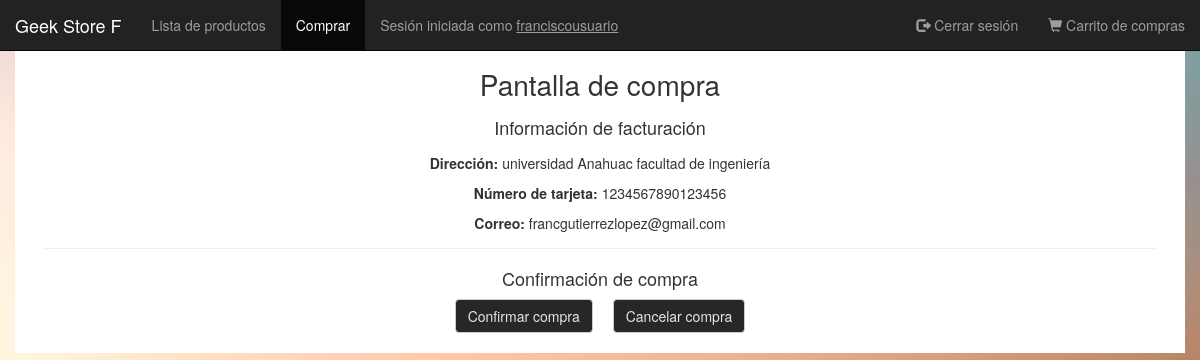
/php/pantalla_de_compra.php (signed in), run on the app's committed database.
### tables this page shows
CREATE TABLE `usuario` (
  `id_usuario` int(11) NOT NULL,
  `nombre_usuario` varchar(100) DEFAULT NULL,
  `fecha_nacimiento` date DEFAULT NULL,
  `correo` varchar(100) DEFAULT NULL,
  `contrasena` varchar(100) DEFAULT NULL,
  `numero_tarjeta` varchar(100) DEFAULT NULL,
  `direccion` varchar(255) DEFAULT NULL,
  `super_usuario` tinyint(1) DEFAULT 0
);

### php/pantalla_de_compra.php (the view, shortened to what this page needs)
<?php
$id_usuario=$_SESSION['sesion_personal']['id'];
$vaciar_carrito=$_GET['v'];
$con = mysqli_connect("localhost", "root", "", "tienda_online");
if (mysqli_connect_errno()) :
    echo "Failed to connect to MySQL: " . mysqli_connect_error();
else:
    $usuario=[];
    $result = mysqli_query($con, "SELECT * FROM usuario WHERE id_usuario=".$id_usuario.";");
    while ($row = mysqli_fetch_array($result)):
        array_push($usuario, array(
            "correo"=>$row['correo'],
            "n_tarjeta"=>$row['numero_tarjeta'],
            "direccion"=>$row['direccion']
        ));
    endwhile;
endif;
?>
<!DOCTYPE html>
<html lang="es">
<head>
    <?php include "head_html.php"?>
    <link rel="stylesheet" href="../css/normalize.css">
    <link rel="stylesheet" href="../css/estilo_generico.css">
    <link rel="stylesheet" href="../css/styles-pantalla_compra.css">
</head>
<header>
    <nav class="navbar navbar-inverse navbar-fixed-top">
        <div class="container-fluid">
            <div class="navbar-header">
                <a class="navbar-brand" href="../index.php">Geek Store F</a>
            </div>
            <div class="collapse navbar-collapse" id="myNavbar">
                <ul class="nav navbar-nav">
                    <li><a href="../index.php">Lista de productos</a></li>
                    <li class="active">
                        <a href="#">Comprar</a>
                    </li>
                    <li><span class="navbar-text">Sesión iniciada como <a href="../php/perfil.php"
                                class="navbar-link"><u><?=$_SESSION['sesion_personal']['nombre']?></u></a></span></li>
                </ul>
                <ul class="nav navbar-nav navbar-right">
                    <li>
                        <a href="../php/cerrar_sesion.php"><span class="glyphicon glyphicon-log-out"></span> Cerrar
                            sesión</a>
                    </li>
                    <li>
                        <a href="../php/carrito.php"><span class="glyphicon glyphicon-shopping-cart"></span> Carrito
                            de compras</a>
                    </li>
                </ul>
            </div>
        </div>
    </nav>
</header>
<body class="container">
    <h1>Pantalla de compra</h1>
    <h4>Información de facturación</h4>
    <div class="info-producto"><br>
    <div class="centrar-texto">
    <p><b>Dirección:</b> <?= $usuario[0]['direccion'];?></p>
    <p><b>Número de tarjeta:</b> <?= $usuario[0]['n_tarjeta'];?></p>
    <p><b>Correo:</b> <?= $usuario[0]['correo'];?></p>
    </div></div>
    <hr>
    <h4>Confirmación de compra</h4>
    <div class="centrar-botones">
        <input type="submit" value="Confirmar compra" class="btn btn-default boton"
            onclick="comprar(arreglo_de_productos,<?=(int) $vaciar_carrito?>)">
        <input type="submit" value="Cancelar compra" class="btn btn-default boton"
            onclick="window.location.replace('../index.php')">
    </div>
</body>
</html>

### css/estilo_generico.css (style rules this page uses)
:root { --negro: #1f1f1f; --blanco: rgb(230, 230, 230); }
* { box-sizing: border-box; padding: 0; margin: 0; }

### css/styles-pantalla_compra.css (style rules this page uses)
html { width: 100%; height: 100%; background-image: url("../img/fondo.jpg"); background-size: cover; }
.container { margin-top: 50px; padding: 0 3rem 2rem 3rem; }
.boton { background-color: #272727; color: var(--blanco); }
.info-producto { padding-top: 5px; display: flex; flex-direction: row; justify-content: space-around; }
h1, h4 { text-align: center; }
.centrar-texto { display: inline-block; margin: 0 auto; text-align: center; }
.centrar-botones { display: flex; flex-direction: row; gap: 2rem; justify-content: center; }
hr { margin-top: 5px; }

### data on the page
usuario: direccion "universidad Anahuac facultad de ingeniería", numero_tarjeta "1234567890123456", correo "francgutierrezlopez@gmail.com"

### other printed values
$_SESSION['sesion_personal']['nombre'] "franciscousuario"
